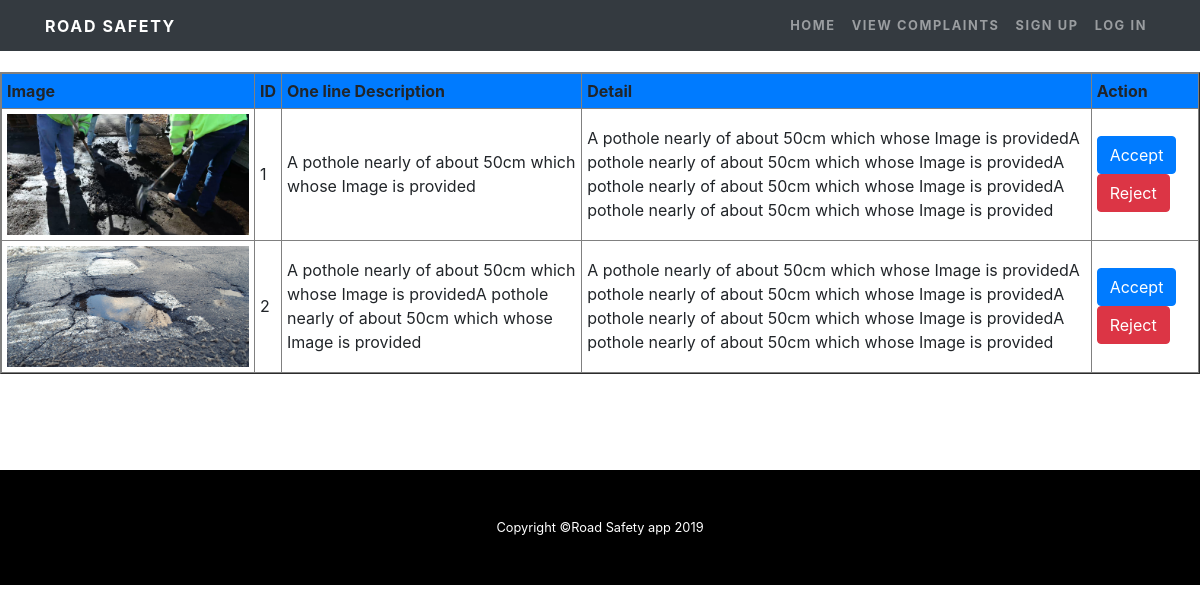
/complaints.php, run on the app's committed database.
### tables this page shows
CREATE TABLE `complaints` (
  `Id` int(255) NOT NULL,
  `Oneline` varchar(255) NOT NULL,
  `Details` varchar(255) NOT NULL,
  `image` text NOT NULL
);

### complaints.php (the view, shortened to what this page needs)
<!DOCTYPE html>
<html lang="en">
<head>
  <link href="vendor/bootstrap/css/bootstrap.min.css" rel="stylesheet">
  <link href="css/one-page-wonder.min.css" rel="stylesheet">
</head>
<body>
  <nav class="navbar navbar-expand-lg navbar-dark navbar-custom fixed-top bg-dark">
    <div class="container">
      <a class="navbar-brand" href="#">Road Safety</a>
      <div class="collapse navbar-collapse" id="navbarResponsive">
        <ul class="navbar-nav ml-auto">
          <li class="nav-item">
            <a class="nav-link" href="index.html">Home</a>
          </li>
          <li class="nav-item">
            <a class="nav-link" href="complaints.php">View Complaints</a>
          </li>
          <li class="nav-item">
            <a class="nav-link" href="signup.php">Sign Up</a>
          </li>
          <li class="nav-item">
            <a class="nav-link" href="login.html">Log In</a>
          </li>
        </ul>
      </div>
    </div>
  </nav>
<br><br><br>
<link rel="stylesheet" href="https://maxcdn.bootstrapcdn.com/bootstrap/4.3.1/css/bootstrap.min.css">
<?php
$servername = "localhost";
$username = "root";
$password = "";
$dbname = "roadsafety";
$conn = new mysqli($servername, $username, $password, $dbname);
		$sql = "SELECT * FROM complaints";
		$result = $conn->query($sql);
		if ($result->num_rows > 0) {
			echo "<table class='table-responsive' border='1'  cellspacing='0' cellpadding='5'> ";
			echo "<tr class='bg-primary'>";
			echo "<th>Image</th>";
			echo "<th>ID</th>";
			echo "<th>One line Description</th>";
			echo "<th>Detail</th>";
			echo "<th>Action</th>";
			echo "</tr>";
			while($row = $result->fetch_assoc()){
				echo "<tr>";
				echo "<td><img class='img-fluid' width='900vw' src='".$row["image"]."'></td>";
				echo "<td>".$row["Id"]."</td>";
				echo "<td>".$row["Oneline"]."</td>";
				echo "<td>".$row["Details"]."</td>";
				echo "<td><input type='submit' class='btn btn-primary' value='Accept' ><input type='submit' class='btn btn-danger' value='Reject' ></td></tr>";
			}echo "</table>";
		} else {
			echo "0 results";
		}
?>
<br><br><br><br>
<footer class="py-5 bg-black">
    <div class="container">
      <p class="m-0 text-center text-white small">Copyright &copy;Road Safety app  2019</p>
    </div>
  </footer>
</body>
</html>

### data on the page
complaints: image (picture), Id "1", Oneline "A pothole nearly of about 50cm which whose Image is provided", Details "A pothole nearly of about 50cm which whose Image is providedA pothole nearly of about 50cm which whose Image is providedA pothole nearly of about 50cm which whose Image is providedA pothole nearly of about 50cm which whose Image is provided"
complaints: image (picture), Id "2", Oneline "A pothole nearly of about 50cm which whose Image is providedA pothole nearly of about 50cm which whose Image is provided", Details "A pothole nearly of about 50cm which whose Image is providedA pothole nearly of about 50cm which whose Image is providedA pothole nearly of about 50cm which whose Image is providedA pothole nearly of about 50cm which whose Image is provided"
